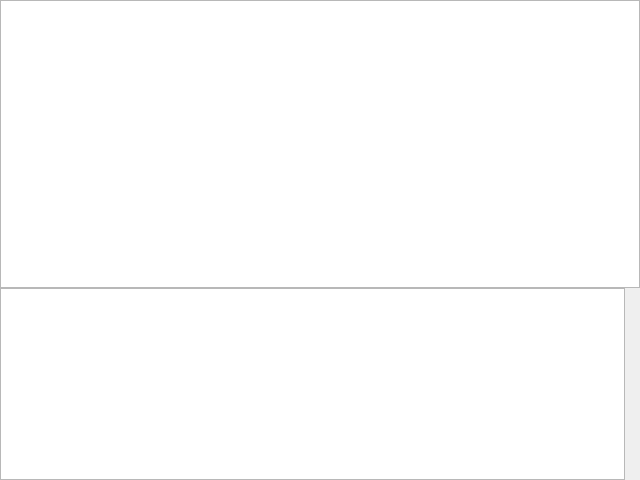
<?xml version="1.0" encoding="UTF-8"?>
<ui version="4.0">
 <class>SPageSalaryExtra</class>
 <widget class="QWidget" name="SPageSalaryExtra">
  <property name="geometry">
   <rect>
    <x>0</x>
    <y>0</y>
    <width>640</width>
    <height>480</height>
   </rect>
  </property>
  <property name="windowTitle">
   <string>Form</string>
  </property>
  <layout class="QGridLayout" name="gridLayout_2">
   <property name="leftMargin">
    <number>0</number>
   </property>
   <property name="topMargin">
    <number>0</number>
   </property>
   <property name="rightMargin">
    <number>0</number>
   </property>
   <property name="bottomMargin">
    <number>0</number>
   </property>
   <property name="spacing">
    <number>0</number>
   </property>
   <item row="0" column="0">
    <layout class="QGridLayout" name="gridLayoutExtraCharges" columnminimumwidth="0,15">
     <property name="spacing">
      <number>0</number>
     </property>
     <item row="0" column="0" colspan="2">
      <widget class="STableViewSalaryExtra" name="tableViewExtraCharges"/>
     </item>
     <item row="1" column="0">
      <widget class="STableViewSalaryExtraSummary" name="tableViewExtraChargesSummary">
       <property name="sizePolicy">
        <sizepolicy hsizetype="Expanding" vsizetype="Minimum">
         <horstretch>0</horstretch>
         <verstretch>0</verstretch>
        </sizepolicy>
       </property>
      </widget>
     </item>
    </layout>
   </item>
  </layout>
 </widget>
 <customwidgets>
  <customwidget>
   <class>STableViewSalaryExtra</class>
   <extends>QTableView</extends>
   <header location="global">SSalaryExtraView</header>
  </customwidget>
  <customwidget>
   <class>STableViewSalaryExtraSummary</class>
   <extends>QTableView</extends>
   <header location="global">SSalaryExtraPage</header>
  </customwidget>
 </customwidgets>
 <resources/>
 <connections/>
</ui>
